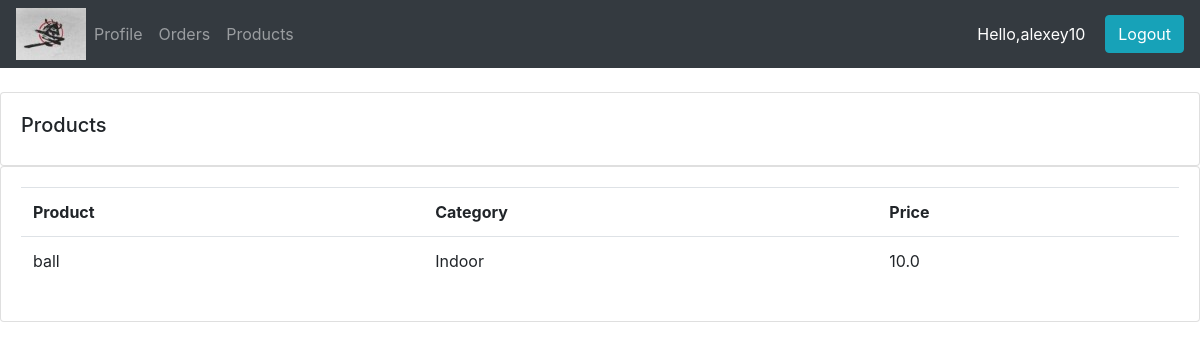
The app's page /products (signed in) with its own data.
### store/models.py (models this page shows, shortened)
class Product(models.Model):
    CATEGORY = (
        ('Indoor','Indoor'),
        ('Out door','Out door'),
    )
    name = models.CharField(max_length=250, null=True)
    price = models.FloatField(null=True)
    date_created = models.DateTimeField(auto_now_add=True, null=True)
    category = models.CharField(max_length=250, null=True, choices=CATEGORY)
    description = models.TextField(max_length=250, null=True, blank=True)
    tag = models.ManyToManyField(Tag, blank=True)

### users/decorators.py (the view)
        def wrapper(request, *args, **kwargs):
            group = None
            if request.user.groups.exists():
                group = request.user.groups.all()[0].name
            if group in allowed_roles:
                return view(request, *args, **kwargs)
            else:
                return HttpResponse('You have not enough rights to view this page')

### store/views.py (called while the page is built)
@allow_to_view(allowed_roles=['customer'])
def products(request):
    products = Product.objects.all()
    context = {'products':products}
    return  render(request, 'store/products.html', context)

### store/templates/store/products.html
{%  extends 'store/main.html' %}
{% block content %}
		<br>
		<div class="row">
			<div class="col-md">
				<div class="card card-body">
					<h5>Products</h5>
				</div>
				<div class="card card-body">
					<table class="table">
						<tr>
							<th>Product</th>
							<th>Category</th>
							<th>Price</th>
						</tr>
						{% for i in products %}
							<tr>
								<td>{{i.name}}</td>
								<td>{{i.category}}</td>
								<td>{{i.price}}</td>
							</tr>
						{% endfor %}
					</table>
				</div>
			</div>
		</div>
{% endblock content %}

### store/templates/store/main.html (shortened to what this page needs)
{% load static %}
<!doctype html>
<html lang="en">
<head>
  <link rel="stylesheet" href="https://stackpath.bootstrapcdn.com/bootstrap/4.3.1/css/bootstrap.min.css">
</head>
<body>
<nav class="navbar navbar-expand-lg navbar-dark bg-dark">
  <img src="{% static 'images/logo.png' %}">
  <div class="collapse navbar-collapse" id="navbarSupportedContent">
    <ul class="navbar-nav mr-auto">
      <li class="nav-item active">
        {% if request.user.is_staff %}
          <li><a class="nav-link" href="{% url 'store:dashboard'%}">Dashboard <span class="sr-only">(current)</span></a></li>
        {% else %}
          <li><a class="nav-link" href="{% url 'store:customer_profile' %}">Profile <span class="sr-only">(current)</span></a></li>
          <li><a class="nav-link" href="{% url 'store:customer_orders' %}">Orders <span class="sr-only">(current)</span></a></li>
          <li><a class="nav-link" href="{% url 'store:products' %}">Products <span class="sr-only">(current)</span></a></li>
        {% endif %}
      </li>
    </ul>
    {% if request.user.is_authenticated %}
      <span class="hello-msg" style="color:white">Hello,{{request.user}}</span>
      <a class="btn btn-cm btn-info" href="{% url 'users:logout'%}">Logout</a>
    {% else %}
      <a class="btn btn-cm btn-info hello-msg" href="{% url 'users:login' %}">Log in</a>
      <a class="btn btn-cm btn-info hello-msg" href="{% url 'users:register' %}">Sign up</a>
    {% endif %}
  </div>
</nav>
{% block content %}
{% endblock content %}
</body>
</html>

### store/templates/store/main.html (style rules this page uses)
.hello-msg { margin-right: 20px; }

### records on screen
Product: name "ball", category "Indoor", price "10.0"

### other values on screen
{{ request.user }} "alexey10"
